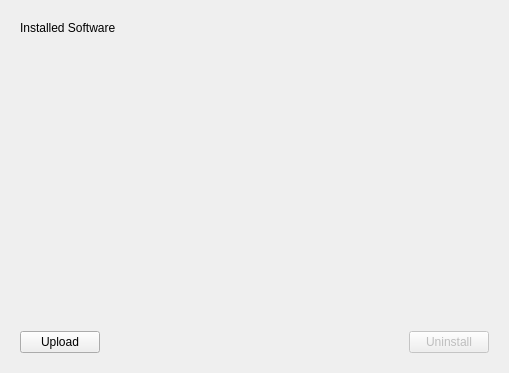
<?xml version="1.0" encoding="UTF-8"?>
<!--
software.ui
This is the user interface layout for the Software pane.

RCU is a management client for the reMarkable Tablet.
Copyright (C) 2020-23  Davis Remmel

This program is free software: you can redistribute it and/or modify
it under the terms of the GNU Affero General Public License as
published by the Free Software Foundation, either version 3 of the
License, or (at your option) any later version.

This program is distributed in the hope that it will be useful,
but WITHOUT ANY WARRANTY; without even the implied warranty of
MERCHANTABILITY or FITNESS FOR A PARTICULAR PURPOSE.  See the
GNU Affero General Public License for more details.

You should have received a copy of the GNU Affero General Public License
along with this program.  If not, see <https://www.gnu.org/licenses/>.
-->
<ui version="4.0">
 <class>Form</class>
 <widget class="QWidget" name="Form">
  <property name="geometry">
   <rect>
    <x>0</x>
    <y>0</y>
    <width>509</width>
    <height>373</height>
   </rect>
  </property>
  <property name="sizePolicy">
   <sizepolicy hsizetype="Preferred" vsizetype="Preferred">
    <horstretch>0</horstretch>
    <verstretch>0</verstretch>
   </sizepolicy>
  </property>
  <property name="windowTitle">
   <string>Form</string>
  </property>
  <layout class="QGridLayout" name="gridLayout">
   <item row="0" column="0" colspan="2">
    <layout class="QVBoxLayout" name="verticalLayout">
     <property name="leftMargin">
      <number>9</number>
     </property>
     <property name="topMargin">
      <number>9</number>
     </property>
     <property name="rightMargin">
      <number>9</number>
     </property>
     <property name="bottomMargin">
      <number>9</number>
     </property>
     <item>
      <layout class="QGridLayout" name="list_layout">
       <property name="topMargin">
        <number>1</number>
       </property>
       <property name="verticalSpacing">
        <number>3</number>
       </property>
       <item row="0" column="0">
        <widget class="QLabel" name="label">
         <property name="text">
          <string>Installed Software</string>
         </property>
        </widget>
       </item>
       <item row="1" column="0">
        <widget class="QWidget" name="listWidget_placeholder" native="true">
         <property name="sizePolicy">
          <sizepolicy hsizetype="Expanding" vsizetype="Expanding">
           <horstretch>0</horstretch>
           <verstretch>0</verstretch>
          </sizepolicy>
         </property>
        </widget>
       </item>
      </layout>
     </item>
     <item>
      <layout class="QHBoxLayout" name="horizontalLayout_2">
       <property name="topMargin">
        <number>0</number>
       </property>
       <item>
        <widget class="QPushButton" name="upload_install_pushButton">
         <property name="toolTip">
          <string>Install a package archive to the tablet</string>
         </property>
         <property name="accessibleName">
          <string>Upload software package</string>
         </property>
         <property name="accessibleDescription">
          <string>Install a package archive to the tablet</string>
         </property>
         <property name="text">
          <string>Upload</string>
         </property>
        </widget>
       </item>
       <item>
        <spacer name="horizontalSpacer">
         <property name="orientation">
          <enum>Qt::Horizontal</enum>
         </property>
         <property name="sizeHint" stdset="0">
          <size>
           <width>40</width>
           <height>20</height>
          </size>
         </property>
        </spacer>
       </item>
       <item>
        <widget class="QPushButton" name="uninstall_remove_pushButton">
         <property name="enabled">
          <bool>false</bool>
         </property>
         <property name="toolTip">
          <string>Uninstall and delete the selected package from tablet</string>
         </property>
         <property name="accessibleName">
          <string>Uninstall package</string>
         </property>
         <property name="accessibleDescription">
          <string>Uninstall and delete the selected package from tablet</string>
         </property>
         <property name="text">
          <string>Uninstall</string>
         </property>
        </widget>
       </item>
      </layout>
     </item>
    </layout>
   </item>
  </layout>
 </widget>
 <resources/>
 <connections/>
</ui>
